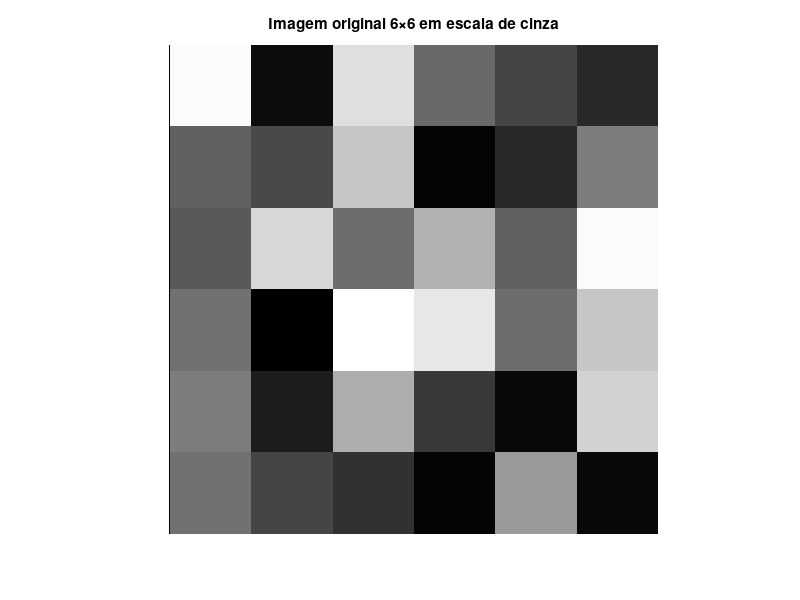

Write the MATLAB code that produced this figure. (Note: this script raises an error after producing the figure.)
clear; clc;
addpath('/MATLAB Drive/Visão Computacional - 1');

% Questão 1 – Criar imagem aleatória 6×6 em escala de cinza
img = uint8(randi([0, 255], 6, 6));
figure;
imshow(img, []);
title('Imagem original 6×6 em escala de cinza');
disp('Imagem original (6×6):');
disp(img);

[h, w] = size(img);

% 1.a – Filtro 2×2 sem padding 

f2 = [1 180; 240 60];
[fH2, fW2] = size(f2);
outH2 = h - fH2 + 1;   % 6 - 2 + 1 = 5
outW2 = w - fW2 + 1;   % 5

res_a = zeros(outH2, outW2);
for i = 1:outH2
    for j = 1:outW2
        patch = double(img(i:i+fH2-1, j:j+fW2-1));
        res_a(i,j) = sum(patch .* double(f2), 'all');
    end
end

% Normaliza para [0,255]
res_a = uint8( 255 * (res_a - min(res_a,[],'all')) / (max(res_a,[],'all')-min(res_a,[],'all')) );

figure;
subplot(1,3,1); imshow(img, []);    title('Original 6×6');
subplot(1,3,2); imshow(f2, []);     title('Filtro 2×2');
subplot(1,3,3); imshow(res_a, []);  title('Resultado sem padding ');
disp('Resultado sem padding ');
disp(res_a);

% 1.b – Filtro 2×2 com padding

pad_b = floor([fH2 fW2]/2);  % [1 1]
img_pad_b = padarray(img, pad_b, 'replicate');

res_b = zeros(h, w);
for i = 1:h
    for j = 1:w
        patch = double(img_pad_b(i:i+fH2-1, j:j+fW2-1));
        res_b(i,j) = sum(patch .* double(f2), 'all');
    end
end

res_b = uint8( 255 * (res_b - min(res_b,[],'all')) / (max(res_b,[],'all')-min(res_b,[],'all')) );

figure;
subplot(1,3,1); imshow(img, []);    title('Original 6×6');
subplot(1,3,2); imshow(f2, []);     title('Filtro 2×2');
subplot(1,3,3); imshow(res_b, []);  title('Resultado com padding ');
disp('Resultad com padding ');
disp(res_b);

% 1.c – Filtro 3×3 sem padding 

f3 = [1 1 1; 1 2 1; 1 1 1];
[fH3, fW3] = size(f3);
outH3 = h - fH3 + 1;   % 6 - 3 + 1 = 4
outW3 = w - fW3 + 1;   % 4

res_c = zeros(outH3, outW3);
for i = 1:outH3
    for j = 1:outW3
        patch = double(img(i:i+fH3-1, j:j+fW3-1));
        res_c(i,j) = sum(patch .* double(f3), 'all');
    end
end

res_c = uint8( 255 * (res_c - min(res_c,[],'all')) / (max(res_c,[],'all')-min(res_c,[],'all')) );

figure;
subplot(1,3,1); imshow(img, []);    title('Original 6×6');
subplot(1,3,2); imshow(f3, []);     title('Filtro 3×3');
subplot(1,3,3); imshow(res_c, []);  title('Resultado sem padding ');
disp('Resultado sem padding ');
disp(res_c);

% 1.d – Filtro 3×3 com padding 

pad_d = floor([fH3 fW3]/2);  % [1 1]
img_pad_d = padarray(img, pad_d, 'replicate');

res_d = zeros(h, w);
for i = 1:h
    for j = 1:w
        patch = double(img_pad_d(i:i+fH3-1, j:j+fW3-1));
        res_d(i,j) = sum(patch .* double(f3), 'all');
    end
end

res_d = uint8( 255 * (res_d - min(res_d,[],'all')) / (max(res_d,[],'all')-min(res_d,[],'all')) );

figure;
subplot(1,3,1); imshow(img, []);    title('Original 6×6');
subplot(1,3,2); imshow(f3, []);     title('Filtro 3×3');
subplot(1,3,3); imshow(res_d, []);  title('Resultado com padding ');
disp('Resultado com padding');
disp(res_d);
